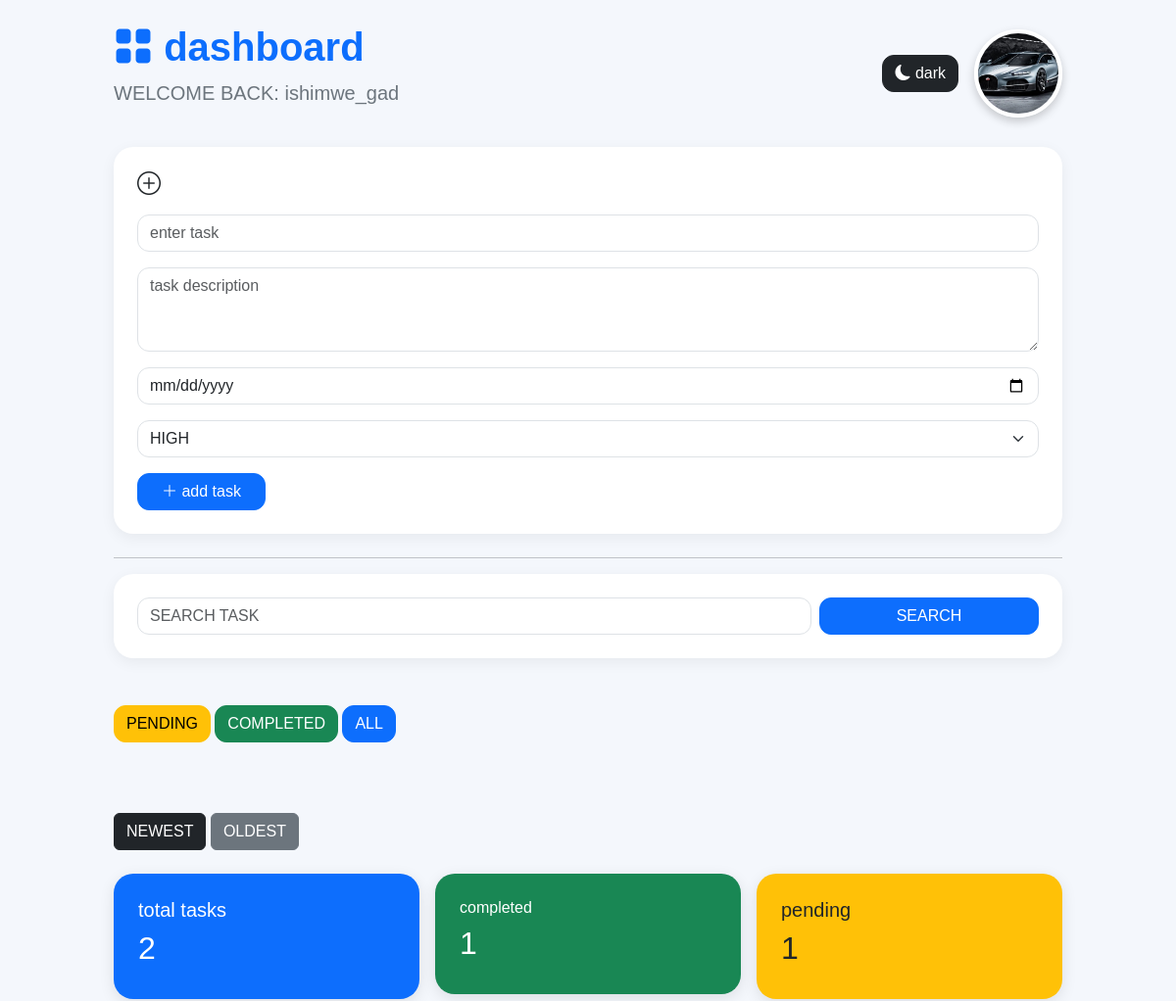
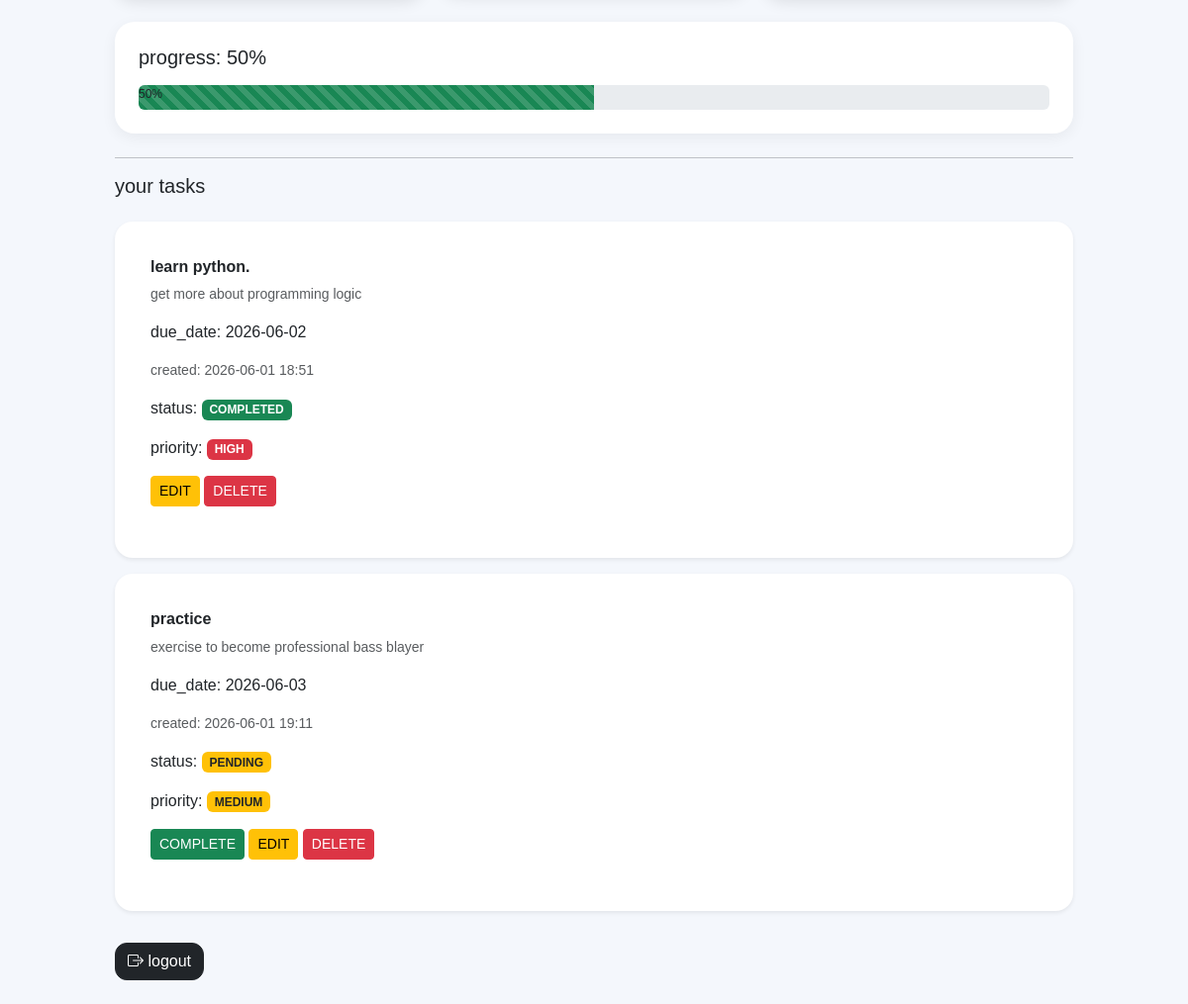
The app's page /dashboard (signed in) with its own data (2 pictures, top to bottom).
### tables this page shows
CREATE TABLE users (
        id INTEGER PRIMARY KEY AUTOINCREMENT,
        username TEXT UNIQUE,
        password TEXT
           );

CREATE TABLE tasks (
        id INTEGER PRIMARY KEY AUTOINCREMENT,
        user_id INTEGER,
        title TEXT NOT NULL,
        description TEXT,
        status TEXT NOT NULL,
        due_date TEXT,
        priority  TEXT,
        created_at TEXT
           );

### app.py (the view)
@app.route('/dashboard')
def dashboard():
    username = session.get('username')
    if not username:
        return redirect('/')
    conn = sqlite3.connect('users.db')
    cursor = conn.cursor()
    cursor.execute("SELECT id FROM users WHERE username=?", (username,))
    user = cursor.fetchone()
    user_id = user[0]
    search = request.args.get('search')
    status = request.args.get('status')
    sort = request.args.get('sort')
    if search:
        cursor.execute(
            "SELECT id, title, description, status, due_date, priority, created_at FROM tasks WHERE user_id=? AND title LIKE ?",
            (user_id, '%' + search + '%')
        )
    elif status:
           cursor.execute(
            "SELECT id, title, description, status, due_date,priority, created_at FROM tasks WHERE user_id=? AND status=?",
            (user_id, status)
        )
    else:
        if sort == "newest":
            cursor.execute(
             "SELECT id, title, description, status, due_date, priority, created_at FROM tasks WHERE user_id=? ORDER BY id DESC",
            (user_id,)
        )
        elif sort == "oldest":
            cursor.execute(
                "SELECT id, title, description, status, due_date, priority, created_at FROM tasks WHERE user_id=? ORDER BY id ASC",
                (user_id,)
            )
        else:
            cursor.execute(
                "SELECT id, title, description, status, due_date, priority, created_at FROM tasks WHERE user_id=?",
                (user_id,)
            )
    tasks = cursor.fetchall()
    cursor.execute(
        "SELECT COUNT(*) FROM tasks WHERE user_id=?",
        (user_id,)
     )
    total_tasks = cursor.fetchone()[0]
    cursor.execute(
        "SELECT COUNT(*) FROM tasks WHERE user_id=? AND status=?",
        (user_id,"completed")
    )
    completed_tasks = cursor.fetchone()[0]
    cursor.execute(
        "SELECT COUNT(*)FROM tasks WHERE user_id=? AND status=?",
        (user_id,"pending")
    )
    pending_tasks = cursor.fetchone()[0]
    if total_tasks > 0:
        progress = int((completed_tasks / total_tasks) * 100)
    else:
        progress = 0
    conn.close()
    return render_template(
        'dashboard.html',
        username=username,
        tasks=tasks,
        total_tasks=total_tasks,
        completed_tasks=completed_tasks,
        pending_tasks=pending_tasks,
        progress=progress
    )

### templates/dashboard.html (shortened to what this page needs)
<!DOCTYPE html>
<html>
    <head>
        <link
        href="https://cdn.jsdelivr.net/npm/bootstrap@5.3.3/dist/css/bootstrap.min.css"rel="stylesheet">
        <link
        rel="stylesheet"
        href="https://cdn.jsdelivr.net/npm/bootstrap-icons@1.11.3/font/bootstrap-icons.min.css">
    </head>
    <body id="body">
        <div class="container py-4 px-3" style="max-width:1000px;">
        <div class="d-flex justify-content-between align-items-center mb-4">
        <div>
            <h1 class="fw-bold text-primary">
                <i class="bi bi-grid-fill"></i>
                dashboard
            </h1>
            <p class="text-secondary fs-5">
                WELCOME BACK: {{ username }}
           </p>
        </div>
        <div class="d-flex align-items-center gap-3">
        <button
        onclick="toggleDarkMode()"
        class="btn btn-dark custom-btn">
        <i class="bi bi-moon-fill"></i>
        dark
       </button>
        <img
        src="{{ url_for('static', filename='gd.jpg') }}"
        width="90px"
        height="90"
        class="profile-img">
      </div>
     </div>
    <div class="card main-card p-4 mb-4">
        <h4 class="mb-3">
            <i class="bi bi-plus-circle"></i>
        </h4>
        <form method="POST" action="/add_task">
            <input
                 class="form-control mb-3"
                 type="text"
                 name="title"
                 placeholder="enter task"
                 required>
            <textarea
                class="form-control mb-3"
                name="description"
                rows="3"
                placeholder="task description"
                required></textarea>
            <input
                  class="form-control mb-3"
                  type="date"
                  name="due_date"
                   required>
            <select
                name="priority"
                class="form-select mb-3">
                <option value="HIGH">HIGH</option>
            </select>
            <button class="btn btn-primary custom-btn px-4"
            type="submit">
            <i class="bi bi-plus-lg"></i>
            add task
        </button>
        </form>
    </div>
        <hr>
        <div class="card main-card p-4 mb-4">
        <form method="GET" action="/dashboard">
        <div class="row g-2">
        <div class="col-md-9">
        <input
            class="form-control"
            type="text"
            name="search"
            placeholder="SEARCH TASK">
        </div>
        <div class="col-md-3">
        <button
         class="btn btn-primary w-100 custom-btn"
         type="submit">SEARCH
        </button>
        </div>
        </div>
        </form>
        </div>
        <br>
        <div class="mb-4">
        <a
           class="btn btn-warning custom-btn"
           href="/dashboard?status=pending">PENDING</a>
        <a
           class="btn btn-success custom-btn"
           href="/dashboard?status=completed">COMPLETED</a>
        <a
          class="btn btn-primary custom-btn"
           href="/dashboard">ALL
        </a>
        </div>
        <br><br>
        <a
        class="btn btn-dark"
        href="/dashboard?sort=newest"
        >
        NEWEST
       </a>
       <a
       class="btn btn-secondary"
       href="dashboard?sort=oldest"
       >
       OLDEST
       </a>
       <br><br>
       <div class="row g-3 mb-4">
        <div class="col-md-4">
            <div class="stats-card bg-primary">
              <h5>total tasks</h5>
              <h2>{{ total_tasks }}</h2>
       </div>
     </div>
     <div class="col-md-4">
        <div class="stats-card bg-success">
           <h6>completed</h6>
           <h2>{{ completed_tasks }}</h2>
    </div>
  </div>
    <div class="col-md-4">
        <div class="stats-card bg-warning text-dark">
        <h5>pending</h5>
        <h2>{{ pending_tasks}}</h2>
   </div>
  </div>
 </div>
 <div class="card main-card p-4 mb-4">
    <h5 class="mb-3">
        progress: {{ progress}}%
    </h5>
    <div class="progress" style="height: 25px;">
    <div
        class="progress-bar-striped progress-bar-animated bg-success"
        role="progressbar"
        style="width: {{ progress }}%;">
        {{ progress }}%
    </div>
    </div>
 </div>
        <hr>
        <h5>your tasks</h5>
        <div class="mt-4">
            {% for task in tasks %}
            <div class="card task-card mb-3 shadow-sm">
                <div class="card-body">
                    <h6 class="card-title fw-bold">
                        {{ task[1] }}
                    </h6>
                    <p class="text-muted small">
                        {{ task[2] }}
                    </p>
                    <p class="card-text">
                        due_date:
                        {{ task[4] }}
                    </p>
                    <p class="text-muted small">
                        created:
                        {{ task[6] }}
                    </p>
                    <p>
                    status:
                    {% if task[3] == 'completed' %}
                    <span class="badge bg-success">
                        COMPLETED
                    </span>
                    {% else %}
                    <span class="badge bg-warning text-dark">
                        PENDING
                    </span>
                    {% endif %}
                </p>
                <p>
                    priority:
                    {% if task[5] == 'HIGH' %}
                    <span class="badge bg-danger">
                        HIGH
                    </span>
                    {% elif task[5] == 'MEDIUM' %}
                    <span class="badge bg-warning text-dark">
                        MEDIUM
                    </span>
                    {% else %}
                 <span class="badge bg-success">
                    LOW
                 </span>
                 {% endif %}
            <p/>
            {% if task[3] == 'pending' %}
            <a
                class="btn btn-success btn-sm"
                href="/complete_task/{{ task[0] }}">
                COMPLETE
                </a>
                {% endif %}
                <a
                class="btn btn-warning btn-sm"
                href="/edit_task/{{ task[0] }}">
                EDIT
                </a>
                <a
                 class="btn btn-danger btn-sm"
                 href="/delete_task/{{ task[0] }}">
                DELETE
                </a>
                </div>
            </div>
            {% endfor %}
        </div>
        <a
         href="/logout"
         class="btn btn-dark custom-btn mt-3">
         <i class="bi bi-box-arrow-right"></i>
         logout
        </a>
        </div>
    </body>
</html>

### templates/dashboard.html (style rules this page uses)
body { background:#f4f7fc; font-family: arial, sans-serif; }
.main-card { border:none; border-radius: 20px; box-shadow:0 4px 15px rgba(0,0,0,0.06) ; }
.task-card { border:none; border-radius: 18px; transition:0.3s; background:white; padding: 20px; }
.stats-card { padding: 25px; border-radius: 20px; color: white; box-shadow: 0 4px 15px rgba(0,0,0,0.1); }
.form-control, .form-select { border-radius: 12px; }
.custom-btn { border-radius: 12px; transition:0.3s; }
.profile-img { border-radius: 50%; object-fit:cover; border: 4px solid white; box-shadow: 0 4px 10px rgba(0,0,0,0.2); }

### records on screen
users: username "ishimwe_gad"
tasks: title "learn python.", description "get more about programming logic", due_date "2026-06-02", created_at "2026-06-01 18:51", status "COMPLETED", priority "HIGH"
tasks: title "practice", description "exercise to become professional bass blayer", due_date "2026-06-03", created_at "2026-06-01 19:11", status "PENDING", priority "MEDIUM"

### other values on screen
{{ total_tasks }} "2"
{{ completed_tasks }} "1"
{{ pending_tasks }} "1"
{{ progress }} "50"
